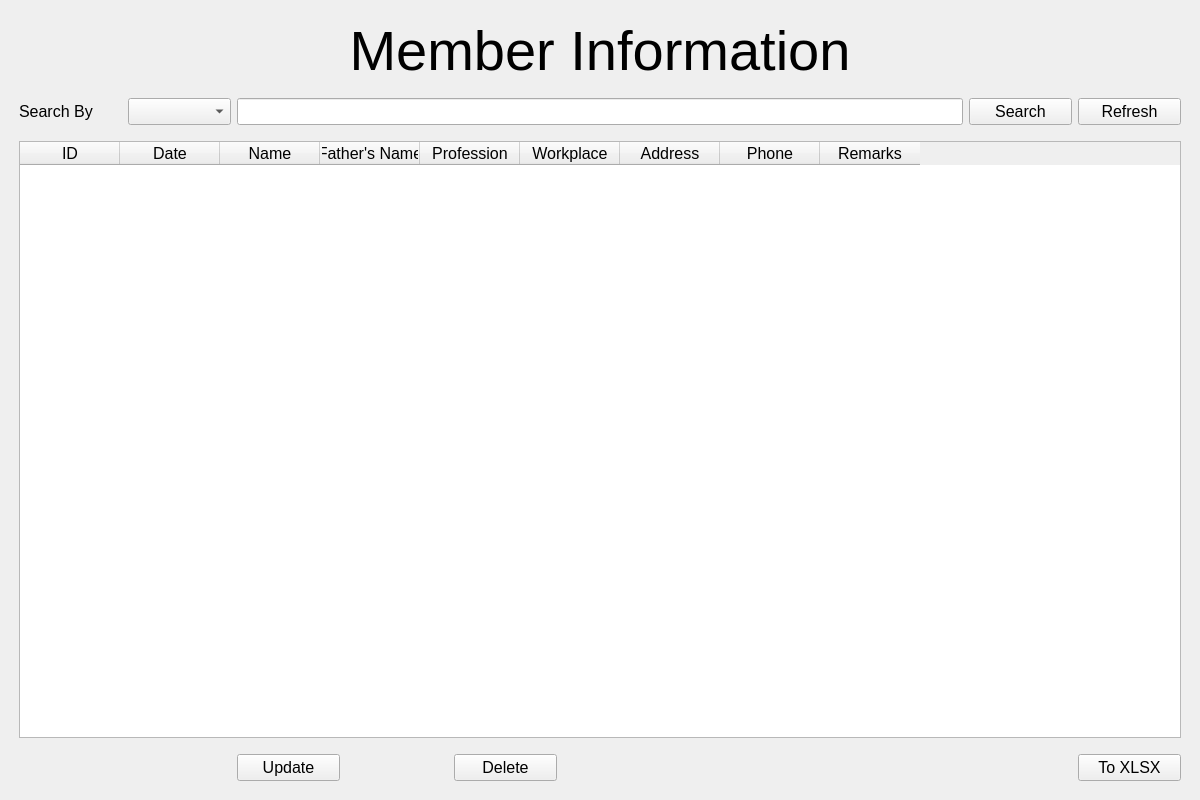
<?xml version="1.0" encoding="UTF-8"?>
<ui version="4.0">
 <class>MainWindow_view_member</class>
 <widget class="QMainWindow" name="MainWindow_view_member">
  <property name="geometry">
   <rect>
    <x>0</x>
    <y>0</y>
    <width>1200</width>
    <height>800</height>
   </rect>
  </property>
  <property name="windowTitle">
   <string>MainWindow</string>
  </property>
  <widget class="QWidget" name="centralwidget">
   <layout class="QGridLayout" name="gridLayout_2">
    <item row="0" column="0">
     <layout class="QGridLayout" name="gridLayout">
      <item row="8" column="3">
       <spacer name="verticalSpacer_7">
        <property name="orientation">
         <enum>Qt::Vertical</enum>
        </property>
        <property name="sizeType">
         <enum>QSizePolicy::Fixed</enum>
        </property>
        <property name="sizeHint" stdset="0">
         <size>
          <width>10</width>
          <height>10</height>
         </size>
        </property>
       </spacer>
      </item>
      <item row="7" column="3">
       <widget class="QPushButton" name="pushButton_update">
        <property name="font">
         <font>
          <pointsize>12</pointsize>
         </font>
        </property>
        <property name="text">
         <string>Update</string>
        </property>
       </widget>
      </item>
      <item row="3" column="1">
       <widget class="QLabel" name="label_2">
        <property name="font">
         <font>
          <pointsize>12</pointsize>
         </font>
        </property>
        <property name="text">
         <string>Search By</string>
        </property>
       </widget>
      </item>
      <item row="2" column="0">
       <spacer name="verticalSpacer_4">
        <property name="orientation">
         <enum>Qt::Vertical</enum>
        </property>
        <property name="sizeType">
         <enum>QSizePolicy::Fixed</enum>
        </property>
        <property name="sizeHint" stdset="0">
         <size>
          <width>10</width>
          <height>10</height>
         </size>
        </property>
       </spacer>
      </item>
      <item row="3" column="8">
       <widget class="QPushButton" name="pushButton_refresh">
        <property name="font">
         <font>
          <pointsize>12</pointsize>
         </font>
        </property>
        <property name="text">
         <string>Refresh</string>
        </property>
       </widget>
      </item>
      <item row="7" column="8">
       <widget class="QPushButton" name="pushButton_xlsx">
        <property name="font">
         <font>
          <pointsize>12</pointsize>
         </font>
        </property>
        <property name="text">
         <string>To XLSX</string>
        </property>
       </widget>
      </item>
      <item row="3" column="0">
       <spacer name="horizontalSpacer_2">
        <property name="orientation">
         <enum>Qt::Horizontal</enum>
        </property>
        <property name="sizeType">
         <enum>QSizePolicy::Fixed</enum>
        </property>
        <property name="sizeHint" stdset="0">
         <size>
          <width>10</width>
          <height>20</height>
         </size>
        </property>
       </spacer>
      </item>
      <item row="3" column="9">
       <spacer name="horizontalSpacer_5">
        <property name="orientation">
         <enum>Qt::Horizontal</enum>
        </property>
        <property name="sizeType">
         <enum>QSizePolicy::Fixed</enum>
        </property>
        <property name="sizeHint" stdset="0">
         <size>
          <width>10</width>
          <height>20</height>
         </size>
        </property>
       </spacer>
      </item>
      <item row="3" column="7">
       <widget class="QPushButton" name="pushButton_search">
        <property name="font">
         <font>
          <pointsize>12</pointsize>
         </font>
        </property>
        <property name="text">
         <string>Search</string>
        </property>
       </widget>
      </item>
      <item row="1" column="1" colspan="8">
       <widget class="QLabel" name="label">
        <property name="font">
         <font>
          <pointsize>42</pointsize>
         </font>
        </property>
        <property name="text">
         <string>Member Information</string>
        </property>
        <property name="alignment">
         <set>Qt::AlignCenter</set>
        </property>
       </widget>
      </item>
      <item row="5" column="1" colspan="8">
       <widget class="QTableWidget" name="tableWidget">
        <property name="font">
         <font>
          <pointsize>12</pointsize>
         </font>
        </property>
        <column>
         <property name="text">
          <string>ID</string>
         </property>
         <property name="font">
          <font>
           <pointsize>12</pointsize>
          </font>
         </property>
        </column>
        <column>
         <property name="text">
          <string>Date</string>
         </property>
         <property name="font">
          <font>
           <pointsize>12</pointsize>
          </font>
         </property>
        </column>
        <column>
         <property name="text">
          <string>Name</string>
         </property>
         <property name="font">
          <font>
           <pointsize>12</pointsize>
          </font>
         </property>
        </column>
        <column>
         <property name="text">
          <string>Father's Name</string>
         </property>
         <property name="font">
          <font>
           <pointsize>12</pointsize>
          </font>
         </property>
        </column>
        <column>
         <property name="text">
          <string>Profession</string>
         </property>
         <property name="font">
          <font>
           <pointsize>12</pointsize>
          </font>
         </property>
        </column>
        <column>
         <property name="text">
          <string>Workplace</string>
         </property>
         <property name="font">
          <font>
           <pointsize>12</pointsize>
          </font>
         </property>
        </column>
        <column>
         <property name="text">
          <string>Address</string>
         </property>
         <property name="font">
          <font>
           <pointsize>12</pointsize>
          </font>
         </property>
        </column>
        <column>
         <property name="text">
          <string>Phone</string>
         </property>
         <property name="font">
          <font>
           <pointsize>12</pointsize>
          </font>
         </property>
        </column>
        <column>
         <property name="text">
          <string>Remarks</string>
         </property>
         <property name="font">
          <font>
           <pointsize>12</pointsize>
          </font>
         </property>
        </column>
       </widget>
      </item>
      <item row="6" column="3">
       <spacer name="verticalSpacer_6">
        <property name="orientation">
         <enum>Qt::Vertical</enum>
        </property>
        <property name="sizeType">
         <enum>QSizePolicy::Fixed</enum>
        </property>
        <property name="sizeHint" stdset="0">
         <size>
          <width>10</width>
          <height>10</height>
         </size>
        </property>
       </spacer>
      </item>
      <item row="7" column="5">
       <widget class="QPushButton" name="pushButton_delete">
        <property name="font">
         <font>
          <pointsize>12</pointsize>
         </font>
        </property>
        <property name="text">
         <string>Delete</string>
        </property>
       </widget>
      </item>
      <item row="4" column="0">
       <spacer name="verticalSpacer_5">
        <property name="orientation">
         <enum>Qt::Vertical</enum>
        </property>
        <property name="sizeType">
         <enum>QSizePolicy::Fixed</enum>
        </property>
        <property name="sizeHint" stdset="0">
         <size>
          <width>10</width>
          <height>10</height>
         </size>
        </property>
       </spacer>
      </item>
      <item row="0" column="0">
       <spacer name="verticalSpacer_3">
        <property name="orientation">
         <enum>Qt::Vertical</enum>
        </property>
        <property name="sizeType">
         <enum>QSizePolicy::Fixed</enum>
        </property>
        <property name="sizeHint" stdset="0">
         <size>
          <width>10</width>
          <height>10</height>
         </size>
        </property>
       </spacer>
      </item>
      <item row="3" column="2">
       <widget class="QComboBox" name="comboBox_search_by">
        <property name="font">
         <font>
          <pointsize>12</pointsize>
         </font>
        </property>
       </widget>
      </item>
      <item row="3" column="3" colspan="4">
       <widget class="QLineEdit" name="lineEdit_search_by">
        <property name="sizePolicy">
         <sizepolicy hsizetype="Expanding" vsizetype="Fixed">
          <horstretch>0</horstretch>
          <verstretch>0</verstretch>
         </sizepolicy>
        </property>
        <property name="font">
         <font>
          <pointsize>12</pointsize>
         </font>
        </property>
       </widget>
      </item>
      <item row="7" column="4">
       <spacer name="horizontalSpacer_3">
        <property name="orientation">
         <enum>Qt::Horizontal</enum>
        </property>
        <property name="sizeType">
         <enum>QSizePolicy::Fixed</enum>
        </property>
        <property name="sizeHint" stdset="0">
         <size>
          <width>100</width>
          <height>20</height>
         </size>
        </property>
       </spacer>
      </item>
      <item row="7" column="2">
       <spacer name="horizontalSpacer_4">
        <property name="orientation">
         <enum>Qt::Horizontal</enum>
        </property>
        <property name="sizeType">
         <enum>QSizePolicy::Fixed</enum>
        </property>
        <property name="sizeHint" stdset="0">
         <size>
          <width>100</width>
          <height>20</height>
         </size>
        </property>
       </spacer>
      </item>
      <item row="7" column="6">
       <spacer name="horizontalSpacer">
        <property name="orientation">
         <enum>Qt::Horizontal</enum>
        </property>
        <property name="sizeType">
         <enum>QSizePolicy::Fixed</enum>
        </property>
        <property name="sizeHint" stdset="0">
         <size>
          <width>400</width>
          <height>20</height>
         </size>
        </property>
       </spacer>
      </item>
     </layout>
    </item>
   </layout>
  </widget>
 </widget>
 <tabstops>
  <tabstop>comboBox_search_by</tabstop>
  <tabstop>lineEdit_search_by</tabstop>
  <tabstop>pushButton_search</tabstop>
  <tabstop>pushButton_refresh</tabstop>
  <tabstop>tableWidget</tabstop>
  <tabstop>pushButton_update</tabstop>
  <tabstop>pushButton_delete</tabstop>
  <tabstop>pushButton_xlsx</tabstop>
 </tabstops>
 <resources/>
 <connections/>
</ui>
